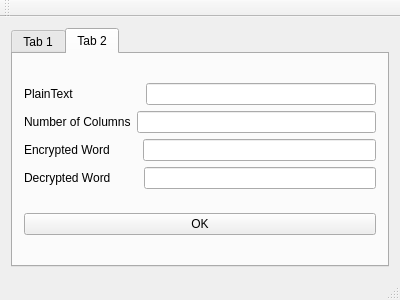
<?xml version="1.0" encoding="UTF-8"?>
<ui version="4.0">
 <class>MainWindow</class>
 <widget class="QMainWindow" name="MainWindow">
  <property name="geometry">
   <rect>
    <x>0</x>
    <y>0</y>
    <width>400</width>
    <height>300</height>
   </rect>
  </property>
  <property name="sizePolicy">
   <sizepolicy hsizetype="Fixed" vsizetype="Fixed">
    <horstretch>0</horstretch>
    <verstretch>0</verstretch>
   </sizepolicy>
  </property>
  <property name="maximumSize">
   <size>
    <width>400</width>
    <height>300</height>
   </size>
  </property>
  <property name="windowTitle">
   <string>Cipher</string>
  </property>
  <widget class="QWidget" name="centralWidget">
   <layout class="QVBoxLayout" name="verticalLayout">
    <item>
     <widget class="QTabWidget" name="tabWidget">
      <property name="currentIndex">
       <number>1</number>
      </property>
      <widget class="QWidget" name="tab">
       <attribute name="title">
        <string>Tab 1</string>
       </attribute>
       <layout class="QVBoxLayout" name="verticalLayout_4">
        <item>
         <layout class="QVBoxLayout" name="verticalLayout_3">
          <item>
           <layout class="QVBoxLayout" name="verticalLayout_2">
            <item>
             <layout class="QHBoxLayout" name="horizontalLayout">
              <item>
               <widget class="QLabel" name="PlainText">
                <property name="text">
                 <string>PlainText             </string>
                </property>
               </widget>
              </item>
              <item>
               <widget class="QLineEdit" name="PlainTextLineEdit"/>
              </item>
             </layout>
            </item>
            <item>
             <layout class="QHBoxLayout" name="horizontalLayout_2">
              <item>
               <widget class="QLabel" name="Key">
                <property name="text">
                 <string>Key                      </string>
                </property>
               </widget>
              </item>
              <item>
               <widget class="QLineEdit" name="KeyLineEdit"/>
              </item>
             </layout>
            </item>
            <item>
             <layout class="QHBoxLayout" name="horizontalLayout_3">
              <item>
               <widget class="QLabel" name="EncryptedWord">
                <property name="text">
                 <string>Encrypted Word</string>
                </property>
               </widget>
              </item>
              <item>
               <widget class="QLineEdit" name="EncryptedWordLineEdit">
                <property name="readOnly">
                 <bool>true</bool>
                </property>
               </widget>
              </item>
             </layout>
            </item>
            <item>
             <layout class="QHBoxLayout" name="horizontalLayout_4">
              <item>
               <widget class="QLabel" name="DecryptedWord">
                <property name="text">
                 <string>Decrypted Word</string>
                </property>
               </widget>
              </item>
              <item>
               <widget class="QLineEdit" name="DecryptedWordLineEdit">
                <property name="readOnly">
                 <bool>true</bool>
                </property>
               </widget>
              </item>
             </layout>
            </item>
           </layout>
          </item>
          <item>
           <widget class="QPushButton" name="pushButton">
            <property name="text">
             <string>OK</string>
            </property>
           </widget>
          </item>
         </layout>
        </item>
       </layout>
      </widget>
      <widget class="QWidget" name="tab_2">
       <attribute name="title">
        <string>Tab 2</string>
       </attribute>
       <layout class="QHBoxLayout" name="horizontalLayout_9">
        <item>
         <layout class="QVBoxLayout" name="verticalLayout_6">
          <item>
           <layout class="QVBoxLayout" name="verticalLayout_5">
            <item>
             <layout class="QHBoxLayout" name="horizontalLayout_5">
              <item>
               <widget class="QLabel" name="PlainText2">
                <property name="text">
                 <string>PlainText                    </string>
                </property>
               </widget>
              </item>
              <item>
               <widget class="QLineEdit" name="PlainTextLineEdit2"/>
              </item>
             </layout>
            </item>
            <item>
             <layout class="QHBoxLayout" name="horizontalLayout_6">
              <item>
               <widget class="QLabel" name="ColumnNumber">
                <property name="text">
                 <string>Number of Columns</string>
                </property>
               </widget>
              </item>
              <item>
               <widget class="QLineEdit" name="ColumnNumberLineEdit"/>
              </item>
             </layout>
            </item>
            <item>
             <layout class="QHBoxLayout" name="horizontalLayout_7">
              <item>
               <widget class="QLabel" name="EncryptedWord2">
                <property name="text">
                 <string>Encrypted Word        </string>
                </property>
               </widget>
              </item>
              <item>
               <widget class="QLineEdit" name="EncryptedWordLineEdit2">
                <property name="readOnly">
                 <bool>true</bool>
                </property>
               </widget>
              </item>
             </layout>
            </item>
            <item>
             <layout class="QHBoxLayout" name="horizontalLayout_8">
              <item>
               <widget class="QLabel" name="DecryptedWord2">
                <property name="text">
                 <string>Decrypted Word        </string>
                </property>
               </widget>
              </item>
              <item>
               <widget class="QLineEdit" name="DecryptedWordLineEdit2">
                <property name="readOnly">
                 <bool>true</bool>
                </property>
               </widget>
              </item>
             </layout>
            </item>
           </layout>
          </item>
          <item>
           <widget class="QPushButton" name="pushButton_2">
            <property name="text">
             <string>OK</string>
            </property>
           </widget>
          </item>
         </layout>
        </item>
       </layout>
      </widget>
     </widget>
    </item>
   </layout>
  </widget>
  <widget class="QMenuBar" name="menuBar">
   <property name="geometry">
    <rect>
     <x>0</x>
     <y>0</y>
     <width>400</width>
     <height>19</height>
    </rect>
   </property>
  </widget>
  <widget class="QToolBar" name="mainToolBar">
   <attribute name="toolBarArea">
    <enum>TopToolBarArea</enum>
   </attribute>
   <attribute name="toolBarBreak">
    <bool>false</bool>
   </attribute>
  </widget>
  <widget class="QStatusBar" name="statusBar"/>
 </widget>
 <layoutdefault spacing="6" margin="11"/>
 <resources/>
 <connections/>
</ui>
